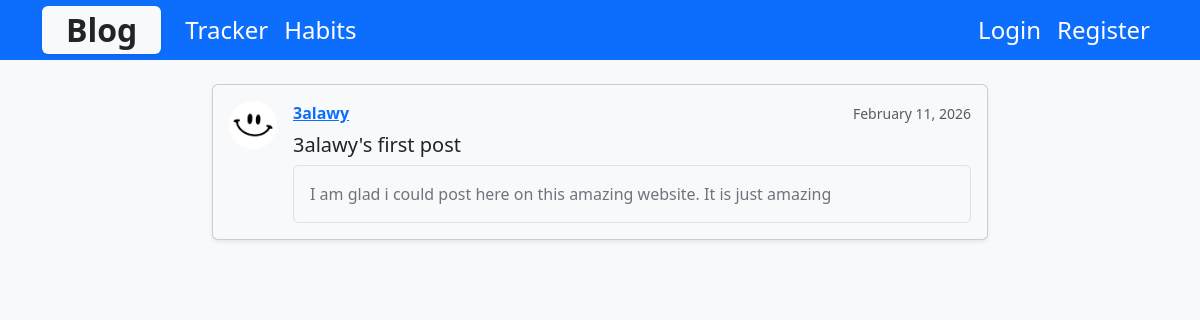
The page /blog/post/3alawy/ on the database as committed earlier.
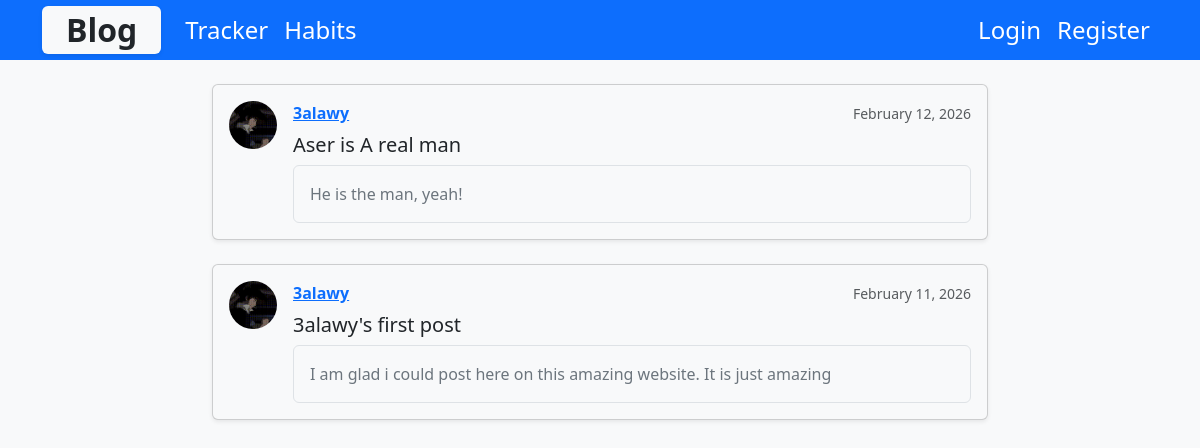
The same page on the database as committed later.
### blog/models.py (models this page shows, shortened)
class Post(models.Model):
    title = models.CharField(max_length=100)
    content = models.TextField()
    date_posted = models.DateTimeField(default=timezone.now)
    author = models.ForeignKey(User, on_delete=models.CASCADE)

### users/models.py (models this page shows, shortened)
class Profile(models.Model):
    user = models.OneToOneField(User, on_delete=models.CASCADE)
    image = models.ImageField(default='profile_pics/default.jpg', upload_to='profile_pics')

### blog/views.py (the view)
# urls.py: path('post/<str:username>/', PostUserView.as_view(), name='user-posts'),
class PostUserView(ListView):
    model = Post
    template_name = 'blog/user_posts.html'
    context_object_name = 'posts'
    paginate_by = 5
    def get_queryset(self):
        user = get_object_or_404(User, username=self.kwargs.get('username'))
        return Post.objects.filter(author=user).order_by('-date_posted')

### blog/templates/blog/user_posts.html (shortened to what this page needs)
{% extends "blog/layout.html" %}
{% block content %}
  <div class="container mt-4" style="max-width: 800px;">
    {% for post in posts %}
      <article class="card mb-4 shadow-sm bg-body-tertiary">
        <div class="card-body d-flex align-items-start">
          <img class="rounded-circle me-3 article-img"
               src="{{ post.author.profile.image.url }}"
               alt="{{ post.author }}"
               style="width:48px; height:48px; object-fit:cover;">
          <div class="flex-grow-1">
            <div class="d-flex justify-content-between align-items-center mb-2">
              <a class="fw-bold text-primary me-2">{{ post.author }}</a>
              <small class="text-muted">
                {{ post.date_posted|date:"F d, Y" }}
              </small>
            </div>
            <h2 class="h5 mb-2">
              <a class="text-decoration-none text-dark"
                 href="{% url 'post-detail' post.id %}">
                {{ post.title }}
              </a>
            </h2>
            <div class="p-3 border rounded bg-light">
              <p class="mb-0 text-secondary">
                {{ post.content }}
              </p>
            </div>
          </div>
        </div>
      </article>
    {% empty %}
      <p class="text-muted">No posts yet.</p>
    {% endfor %}
  </div>
{% endblock content %}

### blog/templates/blog/layout.html (shortened to what this page needs)
{% load static %}
<!doctype html>
<html lang="en">
  <head>
    <link rel="stylesheet" href="{% static 'habits/main.css' %}">
    <link href="https://cdn.jsdelivr.net/npm/bootstrap@5.3.8/dist/css/bootstrap.min.css" rel="stylesheet">
  </head>
  <body class="bg-body-tertiary">
    <main>
      <nav class="navbar navbar-expand-lg bg-primary py-1" data-bs-theme="dark">
        <div class="container">
          <a class="navbar-brand fs-2  text-dark px-4 py-0 rounded bg-light shadow-sm" href="{% url 'blog-home' %}">Blog</a>
          <div class="collapse navbar-collapse" id="navbarNav">
            <ul class="navbar-nav">
                <li class="nav-item">
                    <a class="nav-link fs-4 active" href="{% url 'home' %}">Tracker</a>
                </li>
                <li class="nav-item">
                    <a class="nav-link fs-4 active" href="#">Habits</a>
                </li>
            </ul>
            <ul class="navbar-nav ms-auto">
              {% if user.is_authenticated %}
              <li class="nav-item">
                <a class="nav-link fs-4 active" href="{% url 'post-form' %}">Create Post</a>
              </li>
              <li class="nav-item">
                <a class="nav-link fs-4 active" href="{% url 'profile' %}">Profile</a>
              </li>
              <li class="nav-item">
                <form method="post" action="{% url 'logout' %}">
                  {% csrf_token %}
                  <button type="submit" class="btn btn-link nav-link fs-4">Logout</button>
                </form>
              </li>
              <a href="{% url 'profile' %}">
                <img class="rounded-circle account-img img-thumbnail"
                    src="{{ user.profile.image.url }}"
                    alt="Profile">
              </a>
              {% else %}
              <li class="nav-item">
                <a class="nav-link fs-4 active" href="{% url 'login' %}">Login</a>
              </li>
              <li class="nav-item">
                <a class="nav-link fs-4 active" href="{% url 'register' %}">Register</a>
              </li>
              {% endif %}
            </ul>
          </div>
        </div>
      </nav>
      {% block content %}{% endblock %}
    </main>
  </body>
</html>

### habits/static/habits/main.css (style rules this page uses)
.navbar-brand { font-weight: bold; }

Rows that differ between the two databases and show on the page:
added Post: author.profile.image (picture), author "3alawy", date_posted "February 12, 2026", title "Aser is A real man", content "He is the man, yeah!"
changed through a linked row, Post "3alawy's first post": author.profile.image: picture added in place of a placeholder
